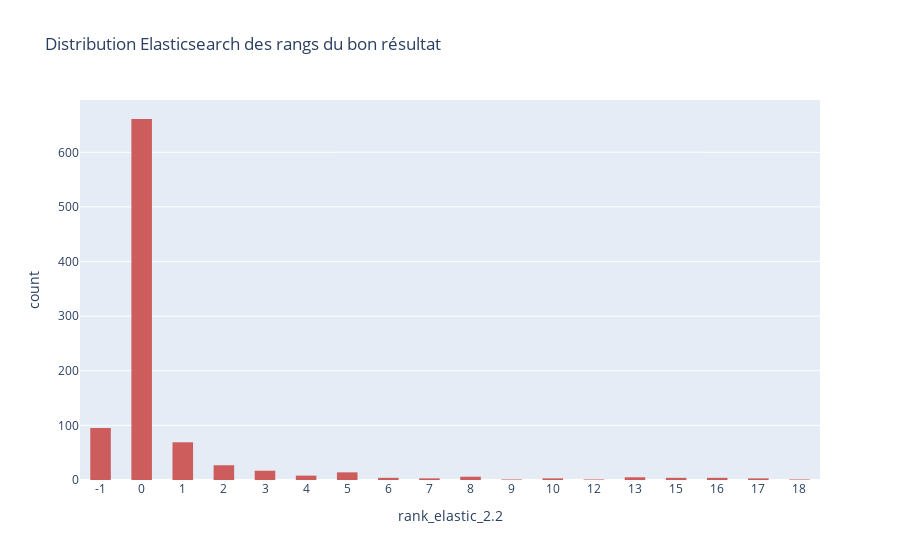

The cell this chart's notebook holds for it:
### Markdown cell above
## KPIs

### Code cell
fig = px.histogram(
    df_test.sort_values(by=[f"rank_elastic_{SEARCH_VERSION}"]),
    x=f"rank_elastic_{SEARCH_VERSION}",
    color_discrete_sequence=["indianred"],
    title="Distribution Elasticsearch des rangs du bon résultat",
)
fig.update_layout(bargap=0.5)
fig.update_xaxes(type="category")
fig.show()
plotly.offline.plot(fig, filename=f"./output/plots/rank_{SEARCH_VERSION}.html")

### Figure 1 — Plotly figure (JSON) as saved in the notebook; plotly's stock layout.template omitted (floating-point values rounded to 4 significant figures; data arrays with more than 128 entries replaced by an {"elided": "..."} marker saying what was removed)
{"data": [{"alignmentgroup": "True", "bingroup": "x", "hovertemplate": "rank_elastic_2.2=%{x}<br>count=%{y}<extra></extra>", "legendgroup": "", "marker": {"color": "indianred", "pattern": {"shape": ""}}, "name": "", "offsetgroup": "", "orientation": "v", "showlegend": false, "type": "histogram", "x": {"elided": "926 int values"}, "xaxis": "x", "yaxis": "y"}], "layout": {"autosize": true, "bargap": 0.5, "barmode": "relative", "legend": {"tracegroupgap": 0}, "title": {"text": "Distribution Elasticsearch des rangs du bon résultat"}, "xaxis": {"anchor": "y", "autorange": true, "domain": [0, 1], "range": [-0.5, 17.5], "title": {"text": "rank_elastic_2.2"}, "type": "category"}, "yaxis": {"anchor": "x", "autorange": true, "domain": [0, 1], "range": [0, 695.8], "title": {"text": "count"}}}}
